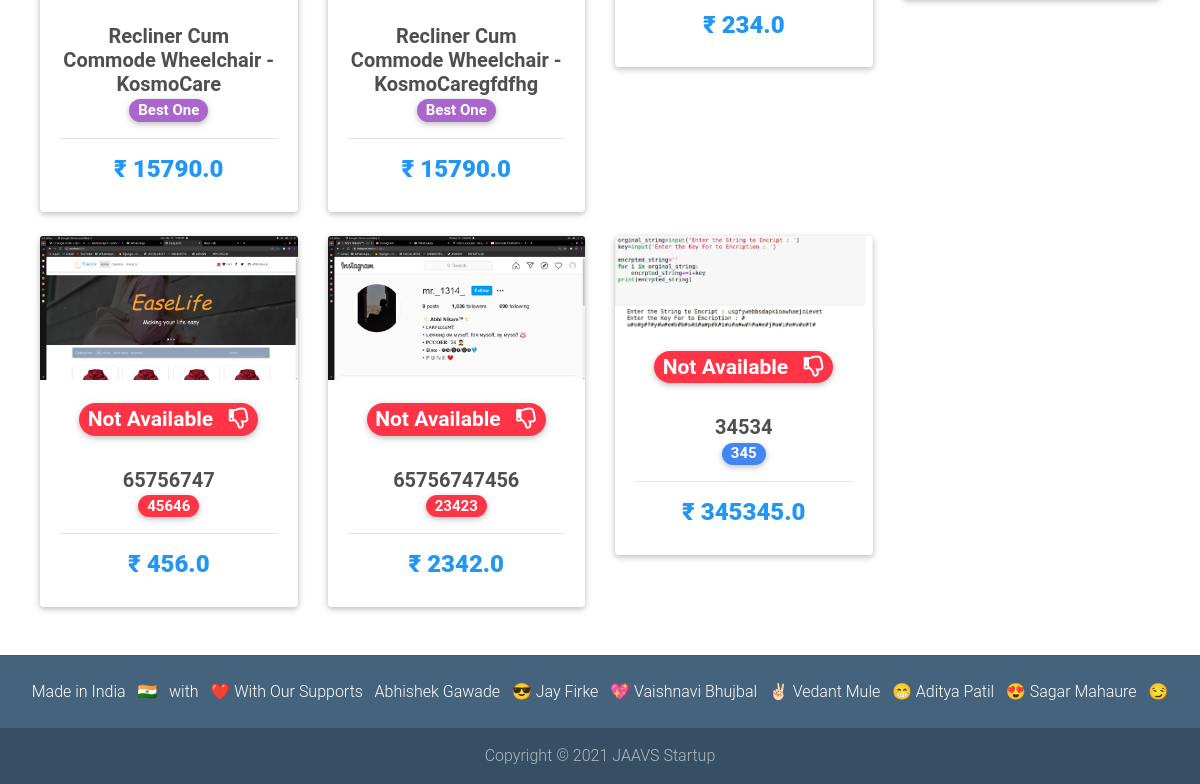
The app's page / (lower part), older data.
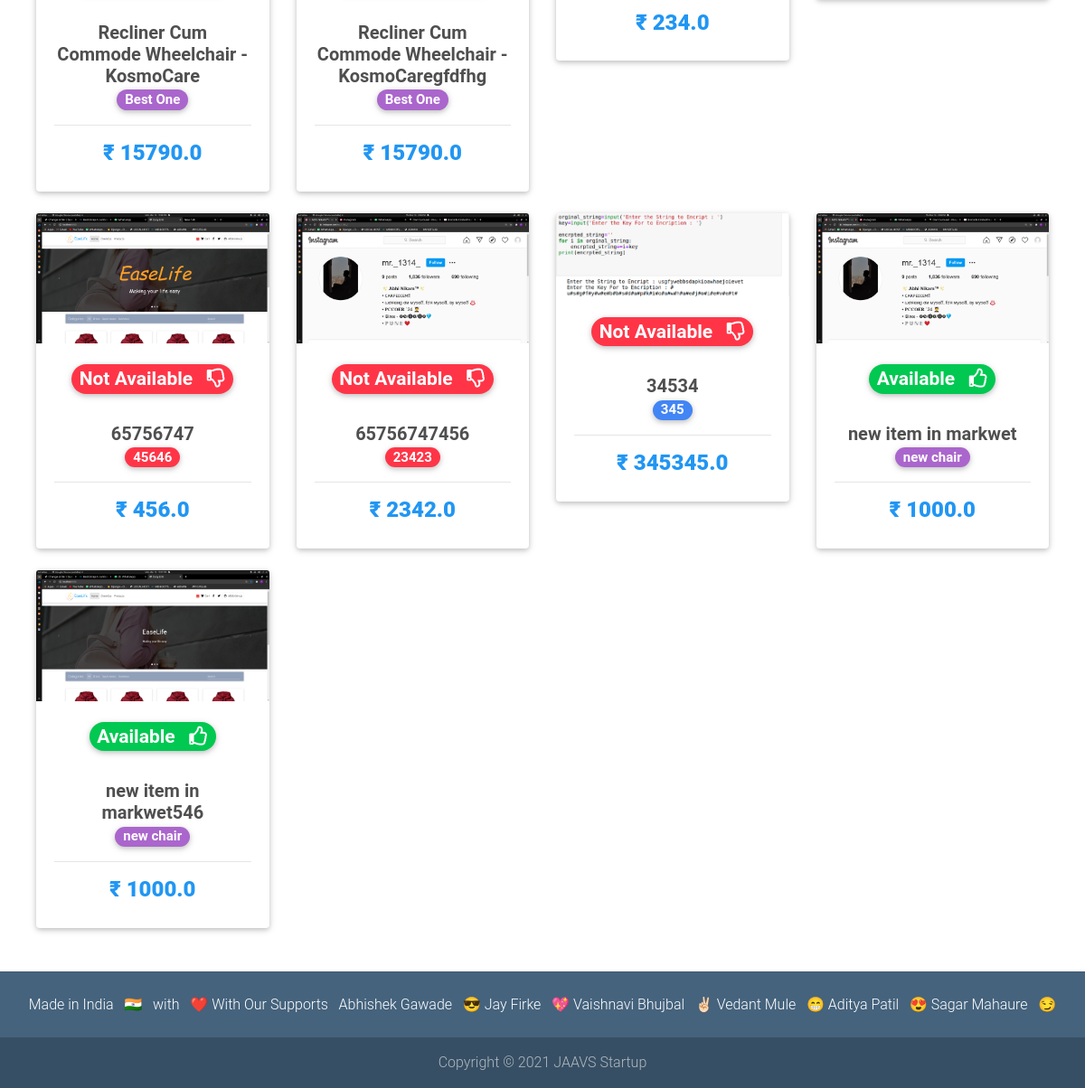
The same page, newer data.
### base/models.py (models this page shows, shortened)
class Item(models.Model):
    title =models.CharField( max_length=100,unique=True)
    price =models.FloatField()
    discount_price =models.FloatField(blank=True,null=True)
    category = models.CharField(choices=CATEGORY_CHOICES,max_length=2)
    label_name= models.CharField(max_length=14,verbose_name='The Word Inside a label',blank=True,null=True)
    label = models.CharField(choices=LABEL_CHOICES,max_length=1)
    slug=models.SlugField(max_length=150,blank=True,unique=True)
    description=models.TextField(max_length=1000)
    image=models.ImageField()
    image2=models.ImageField(blank=True)
    image3=models.ImageField(blank=True)
    image4=models.ImageField(blank=True)
    image5=models.ImageField(blank=True)
    image6=models.ImageField(blank=True)
    created = models.DateTimeField(auto_now_add=True)
    updated = models.DateTimeField(auto_now=True)
    def get_absolute_url(self):
        return reverse("base:product-view", kwargs={"slug": self.slug})

### base/views.py (the view)
# urls.py: path('',HomeNameList.as_view(),name ='item-list'),
class HomeNameList(ListView):
    model = Item
    context_object_name = 'items'
    template_name='home.html'

### templates/home.html (shortened to what this page needs)
{% extends 'base.html' %}
{% load static %}
  {% block content %}
  <main>
    <div class="container" style="padding-right: 10px;padding-left: 10px;">
      <section class="text-center mb-4">
        <div class="row wow fadeIn">
        {% for item in items %}
          <div class="col-lg-3 col-md-6 mb-4">
            <div class="card">
              <div class="view overlay">
                <img src="{{ item.image.url }}" class="card-img-top" alt="">
              </div>
              <div class="card-body text-center">
                <a href="" class="grey-text">
                     <h3>
                      {% if item.get_category_display == 'Available' %}
                          <span class="badge rounded-pill bg-success text-dark">Available &nbsp;&nbsp;<i class="far fa-thumbs-up"></i></span>
                      {% else %}
                          <span class="badge rounded-pill bg-danger">Not Available &nbsp;&nbsp;<i class="far fa-thumbs-down"></i></span>
                      {% endif %}
                   </h3>
                   <br>
                </a>
                  <h5>
                    <strong>
                      <a href="{{ item.get_absolute_url }}" class="dark-grey-text">{{item.title}}
                        {% if item.label_name %}
                          <br>
                            <span class='badge badge-pill {{ item.get_label_display }}-color' >{{item.label_name}} </span>
                          <hr>
                        {% endif %}
                      </a>
                    </strong>
                  </h5>
                <h4 class="font-weight-bold blue-text">
                  <strong>₹
                  {% if item.discount_price %}
                    {{item.discount_price }}
                  {% else %} {{item.price}}
                  {% endif %}
                 </strong>
                </h4>
              </div>
            </div>
           </div>
            {% endfor %}
          </div>
      </section>
    </div>
  </main>
    {% endblock content %}

### templates/base.html (shortened to what this page needs)
{% load static %}
<!DOCTYPE html>
<html lang="en">
<head>
  <link rel="stylesheet" href="https://use.fontawesome.com/releases/v5.11.2/css/all.css">
  <link rel="stylesheet" href="https://maxcdn.bootstrapcdn.com/bootstrap/4.0.0/css/bootstrap.min.css">
  <link href="{% static 'css/bootstrap.min.css' %}" rel="stylesheet">
  <link href="{% static 'css/mdb.min.css' %}" rel="stylesheet">
  <link href="{% static 'css/style.min.css' %}" rel="stylesheet">
  <link rel="stylesheet" href="https://cdnjs.cloudflare.com/ajax/libs/font-awesome/4.7.0/css/font-awesome.min.css">
</head>
<body >
    <div class="">
        {% block content  %}
      {% endblock content %}
    </div>
    {% include "footer.html" %}
</body>
</html>

### templates/navi.html (shortened to what this page needs)
{% load static %}
{% load cart_template_tags %}

### templates/footer.html (shortened to what this page needs)
  {% load static %}
  <footer class="page-footer text-center wow fadeIn"  style="background-color: #45637d;" style="margin-bottom:0px">
    <hr class="my-4">
    <div class="pb-4">
                <a>Made in India 	&nbsp; 🇮🇳️  	&nbsp; with	&nbsp;  ❤️</a>
            <a >With Our Supports &nbsp;   </a>
            <a > Abhishek  Gawade  &nbsp; 😎️ </a>
            <a> Jay Firke &nbsp;  💖</a>
            <a> Vaishnavi Bhujbal &nbsp;  ✌🏻</a>
            <a> Vedant Mule &nbsp;  😁</a>
            <a> Aditya Patil &nbsp;  😍️</a>
            <a> Sagar Mahaure &nbsp;  😏️</a>
    </div>
    <div class="footer-copyright py-3">
          Copyright © 2021 JAAVS Startup
    </div>
  </footer>

### templates/base.html (style rules this page uses)
html, body, header, .carousel { height: 60vh; }

Row changes from the older to the newer data that the page shows:
added Item: image (picture), category "Available", title "new item in markwet", label_name "new chair", discount_price "1000.0"
added Item: image (picture), category "Available", title "new item in markwet546", label_name "new chair", discount_price "1000.0"
